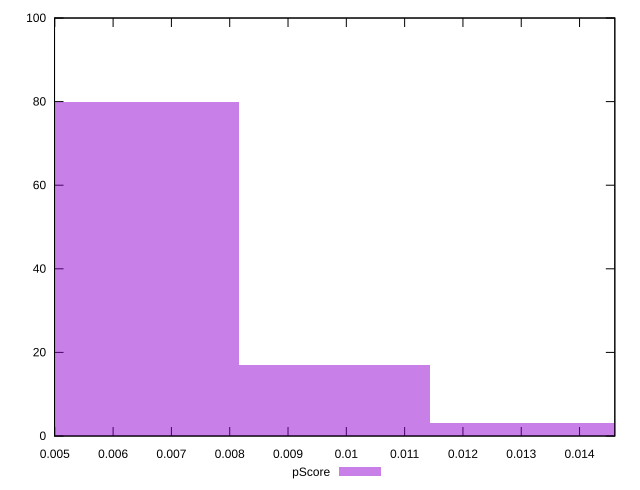

Generate this figure with gnuplot:
reset

$pScore <<EOF
0.009800502118301893 17
0.006533668078867929 80
0.013067336157735858 3
EOF

set key outside below
set boxwidth 0.0032668340394339645
set xrange [0.0049955059118846346:0.014604908480738865]
set yrange [0:100]
set trange [0:100]
set style fill transparent solid 0.5 noborder
set terminal svg size 640, 490 enhanced background rgb 'white'
set output "reports/report_00033_2021-03-01T14-23-16.841Z/largest-contentful-paint/samples/astro-inner/pScore/histogram.svg"

plot $pScore title "pScore" with boxes

reset
